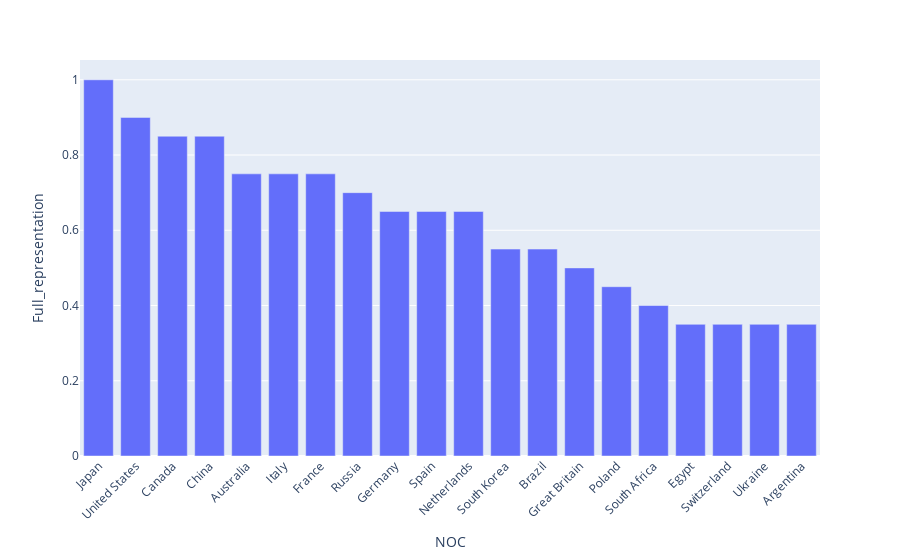

Source (notebook cell):
### Code cell
# create graph of top 20 countries with relative full representative
fig = px.bar(percentages.sort_values('Full_representation',ascending = False).iloc[0:20], 
             x="NOC", y='Full_representation', hover_data=['Full_representation'])

# tickangle xaxis
fig.update_layout(xaxis_tickangle=-45)


fig.show()

### Figure 1 — Plotly figure (JSON) as saved in the notebook; plotly's stock layout.template omitted (floating-point values rounded to 4 significant figures)
{"data": [{"alignmentgroup": "True", "customdata": [[1], [0.9], [0.85], [0.85], [0.75], [0.75], [0.75], [0.7], [0.65], [0.65], [0.65], [0.55], [0.55], [0.5], [0.45], [0.4], [0.35], [0.35], [0.35], [0.35]], "hoverlabel": {"namelength": 0}, "hovertemplate": "NOC=%{x}<br>Full_representation=%{customdata[0]}", "legendgroup": "", "marker": {"color": "#636efa"}, "name": "", "offsetgroup": "", "orientation": "v", "showlegend": false, "textposition": "auto", "type": "bar", "x": ["Japan", "United States", "Canada", "China", "Australia", "Italy", "France", "Russia", "Germany", "Spain", "Netherlands", "South Korea", "Brazil", "Great Britain", "Poland", "South Africa", "Egypt", "Switzerland", "Ukraine", "Argentina"], "xaxis": "x", "y": [1, 0.9, 0.85, 0.85, 0.75, 0.75, 0.75, 0.7, 0.65, 0.65, 0.65, 0.55, 0.55, 0.5, 0.45, 0.4, 0.35, 0.35, 0.35, 0.35], "yaxis": "y"}], "layout": {"barmode": "relative", "legend": {"tracegroupgap": 0}, "margin": {"t": 60}, "xaxis": {"anchor": "y", "domain": [0, 1], "tickangle": -45, "title": {"text": "NOC"}}, "yaxis": {"anchor": "x", "domain": [0, 1], "title": {"text": "Full_representation"}}}}
